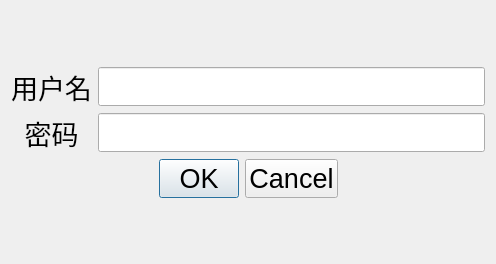
<?xml version="1.0" encoding="UTF-8"?>
<ui version="4.0">
 <class>LoginDialog</class>
 <widget class="QDialog" name="LoginDialog">
  <property name="geometry">
   <rect>
    <x>0</x>
    <y>0</y>
    <width>496</width>
    <height>264</height>
   </rect>
  </property>
  <property name="font">
   <font>
    <pointsize>20</pointsize>
   </font>
  </property>
  <property name="windowTitle">
   <string>登录</string>
  </property>
  <layout class="QVBoxLayout" name="verticalLayout">
   <item>
    <spacer name="verticalSpacer">
     <property name="orientation">
      <enum>Qt::Vertical</enum>
     </property>
     <property name="sizeHint" stdset="0">
      <size>
       <width>20</width>
       <height>39</height>
      </size>
     </property>
    </spacer>
   </item>
   <item>
    <layout class="QGridLayout" name="gridLayout">
     <item row="0" column="0">
      <widget class="QLabel" name="label">
       <property name="text">
        <string>用户名</string>
       </property>
       <property name="alignment">
        <set>Qt::AlignCenter</set>
       </property>
      </widget>
     </item>
     <item row="0" column="1">
      <widget class="QLineEdit" name="m_nameEdit"/>
     </item>
     <item row="1" column="0">
      <widget class="QLabel" name="label_2">
       <property name="text">
        <string>密码</string>
       </property>
       <property name="alignment">
        <set>Qt::AlignCenter</set>
       </property>
      </widget>
     </item>
     <item row="1" column="1">
      <widget class="QLineEdit" name="m_passwdEdit">
       <property name="echoMode">
        <enum>QLineEdit::Password</enum>
       </property>
      </widget>
     </item>
    </layout>
   </item>
   <item>
    <layout class="QHBoxLayout" name="horizontalLayout">
     <item>
      <spacer name="horizontalSpacer">
       <property name="orientation">
        <enum>Qt::Horizontal</enum>
       </property>
       <property name="sizeHint" stdset="0">
        <size>
         <width>40</width>
         <height>20</height>
        </size>
       </property>
      </spacer>
     </item>
     <item>
      <widget class="QDialogButtonBox" name="m_buttonBox">
       <property name="layoutDirection">
        <enum>Qt::LeftToRight</enum>
       </property>
       <property name="standardButtons">
        <set>QDialogButtonBox::Cancel|QDialogButtonBox::Ok</set>
       </property>
      </widget>
     </item>
     <item>
      <spacer name="horizontalSpacer_2">
       <property name="orientation">
        <enum>Qt::Horizontal</enum>
       </property>
       <property name="sizeHint" stdset="0">
        <size>
         <width>40</width>
         <height>20</height>
        </size>
       </property>
      </spacer>
     </item>
    </layout>
   </item>
   <item>
    <spacer name="verticalSpacer_2">
     <property name="orientation">
      <enum>Qt::Vertical</enum>
     </property>
     <property name="sizeHint" stdset="0">
      <size>
       <width>20</width>
       <height>39</height>
      </size>
     </property>
    </spacer>
   </item>
  </layout>
 </widget>
 <resources/>
 <connections/>
</ui>
